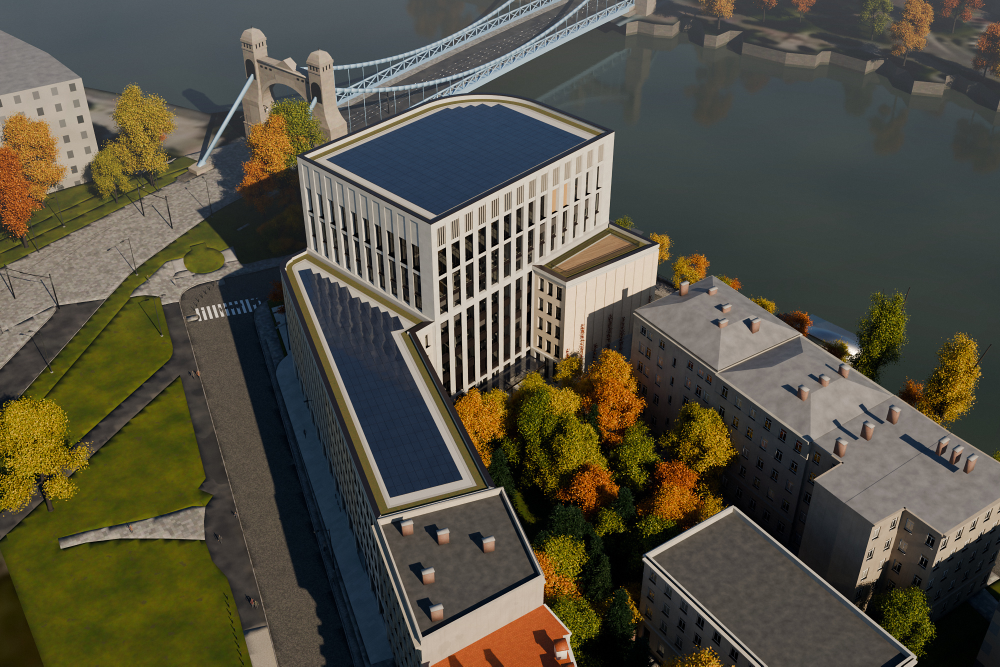
#> input picture umwd/raporty/img/E_dron-4.jpg, 2000 x 1333 px (shown at 1/2 size)
$ python palette.py ../../../../raporty/img/E_dron-4.jpg ../../../../raporty/img/E_ulica-3.jpg
#> lines starting #> are read from the running program, lines starting #| are printed output that depends on the picture
import sys, colorsys
from PIL import Image
def dom(im, box, k=4):
    c = im.crop(box).convert('RGB')
    q = c.quantize(colors=k, method=Image.Quantize.MEDIANCUT)
    pal = q.getpalette()[:3*k]; counts = sorted(q.getcolors(), reverse=True)
    tot = sum(n for n, _ in counts); out = []
    for n, i in counts:
        r, g, b = pal[3*i:3*i+3]
        h, l, s = colorsys.rgb_to_hls(r/255, g/255, b/255)
        out.append(f"#{r:02x}{g:02x}{b:02x}({100*n/tot:.0f}%,L{l*100:.0f})")
    return ' '.join(out)
f = 0.7
regions = {
 'A': [
  ('WS5 fasada (Wybrzeże Słowackiego 5)', (690,560,765,635)),
  ('Mazowiecka – dachy (czerwone)', (430,505,610,520)),
  ('Mazowiecka – fasady', (430,525,610,558)),
  ('Długi biały blok po lewej (zespół UMWD?)', (30,580,400,655)),
  ('DUW dach', (1060,425,1250,468)),
  ('DUW fasada', (1060,480,1250,525)),
  ('Pylon mostu (bliski)', (1490,620,1550,715)),
  ('Kratownica mostu', (1150,600,1440,670)),
  ('Ostrów Tumski (cegła/dachy)', (1440,340,1570,410)),
  ('Odra – woda', (600,820,1000,950)),
  ('Drzewa jesienne (lewy brzeg)', (40,720,300,830)),
 ],
 'B': [
  ('DUW fasada', (60,520,470,630)),
  ('DUW dach', (60,450,470,505)),
  ('Mazowiecka 17 fasada', (1560,760,1950,900)),
  ('Mazowiecka 17 dach (dachówka)', (1520,600,1950,690)),
  ('Mazowiecka 17 parter/cokół', (1700,900,1950,1000)),
  ('Mazowiecka 19 fasada', (1320,610,1470,800)),
  ('WS5 (tył, nad Oławą)', (1340,470,1720,540)),
  ('Pylon mostu', (765,430,880,525)),
  ('Kratownica/cięgna mostu', (890,400,1040,470)),
  ('Mur nabrzeża (prawy brzeg Odry)', (1060,445,1320,470)),
  ('Manhattan (pl. Grunwaldzki)', (910,300,1120,380)),
  ('Trawa – teren', (1000,800,1300,980)),
  ('Odra – woda', (1100,480,1300,525)),
 ]}
for key, path in [('A', sys.argv[1]), ('B', sys.argv[2])]:
    im = Image.open(path)
#> im is the input picture: PIL image 2000x1333 RGB; mean R, G, B 83.4, 80.1, 66.1
    print('==', key, im.size)
#| == A (2000, 1333)
    for name, b in regions[key]:
        bb = tuple(int(v*f) for v in b)
        print(f"{name:45s} {dom(im, bb)}")
#> this loop made 11 passes
#> (pal in dom, counts in dom, tot in dom) on passes 1 to 6: ([35, 34, 30, 31, 31, 29, 31, 29, 27, 24, 28, 29], [(801, 3), (766, 0), (765, 1), (424, 2)], 2756), ([142, 132, 120, 108, 101, 78, 88, 85, 55, 64, 62, 51], [(436, 2), (406, 0), (282, 1), (262, 3)], 1386), ([152, 142, 129, 142, 131, 119, 133, 122, 109, 88, 85, 61], [(835, 1), (799, 2), (684, 0), (580, 3)], 2898), ([147, 131, 112, 110, 94, 42, 98, 75, 36, 62, 62, 39], [(4441, 2), (3492, 0), (3016, 3), (2519, 1)], 13468), ([46, 65, 89, 45, 63, 87, 44, 62, 86, 42, 59, 83], [(1132, 3), (1124, 2), (1061, 0), (673, 1)], 3990), ([45, 63, 87, 43, 61, 85, 43, 60, 84, 40, 57, 80], [(1186, 3), (1089, 2), (1047, 0), (801, 1)], 4123)
#| WS5 fasada (Wybrzeże Słowackiego 5)           #181c1d(29%,L10) #23221e(28%,L13) #1f1f1d(28%,L12) #1f1d1b(15%,L11)
#| Mazowiecka – dachy (czerwone)                 #585537(31%,L28) #8e8478(29%,L51) #6c654e(20%,L36) #403e33(19%,L23)
#| Mazowiecka – fasady                           #8e8377(29%,L51) #857a6d(28%,L47) #988e81(24%,L55) #58553d(20%,L29)
#| Długi biały blok po lewej (zespół UMWD?)      #624b24(33%,L26) #938370(26%,L51) #3e3e27(22%,L20) #6e5e2a(19%,L30)
#| DUW dach                                      #2a3b53(28%,L25) #2c3e56(28%,L25) #2e4159(27%,L26) #2d3f57(17%,L26)
#| DUW fasada                                    #283950(29%,L24) #2b3c54(26%,L25) #2d3f57(25%,L26) #2b3d55(19%,L25)
#| Pylon mostu (bliski)                          #d4ccc1(36%,L79) #221d18(27%,L11) #817769(22%,L46) #cec6ba(16%,L77)
#| Kratownica mostu                              #d2cbbf(35%,L79) #8f887d(25%,L53) #2d2e30(24%,L18) #c2b7a9(16%,L71)
#> (further printed lines are left out)
#> pass 1, in dom, `c = im.crop(box).convert('RGB')`:
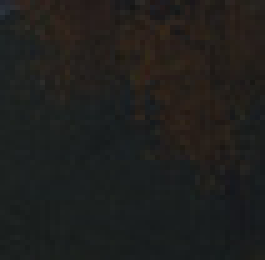
#> c: PIL image 53x52 RGB (shown 5 times larger); mean R, G, B 31.2, 30.8, 28.9
#> pass 3, in dom (call 3), `c = im.crop(box).convert('RGB')`:
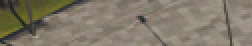
#> c: PIL image 126x23 RGB (shown 2 times larger); mean R, G, B 128.9, 120.4, 105
#> pass 3, in dom (call 3), `q = c.quantize(colors=k, method=Image.Quantize.MEDIANCUT)`:
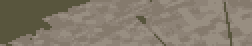
#> q: PIL image 126x23 P (shown 2 times larger); mean R, G, B 131.1, 121.9, 107
#> pass 2 of the loop `for key, path in [('A', sys.argv[1]), ('B', sys.argv[2])]:`:
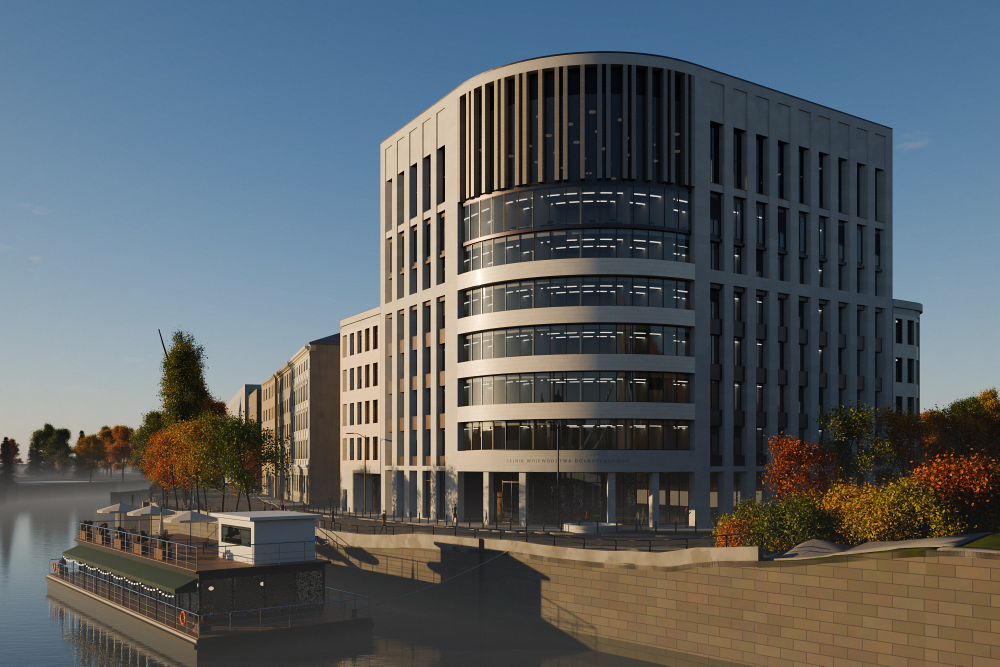
#> input picture umwd/raporty/img/E_ulica-3.jpg, 2000 x 1333 px (shown at 1/2 size)
#> im is the input picture: PIL image 2000x1333 RGB; mean R, G, B 89.4, 95.9, 99.4
#| == B (2000, 1333)
#> the loop `for name, b in regions[key]:` made 13 passes
#> (pal in dom, counts in dom, tot in dom) on passes 1 to 3: ([124, 152, 175, 119, 150, 175, 117, 147, 173, 114, 145, 172], [(5711, 0), (5684, 2), (5668, 1), (5036, 3)], 22099), ([114, 145, 172, 111, 143, 171, 109, 142, 170, 106, 139, 168], [(3992, 0), (2753, 1), (2697, 2), (1464, 3)], 10906), ([125, 121, 115, 57, 67, 74, 34, 44, 51, 22, 27, 32], [(11061, 2), (7133, 1), (4374, 0), (4186, 3)], 26754)
#> (printed output is left out)
#> pass 1, in dom (call 12), `c = im.crop(box).convert('RGB')`:
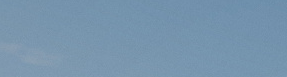
#> c: PIL image 287x77 RGB; mean R, G, B 119, 148.9, 173.8
#> pass 2, in dom (call 13), `c = im.crop(box).convert('RGB')`:
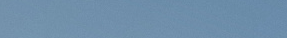
#> c: PIL image 287x38 RGB; mean R, G, B 111, 142.9, 170.6
